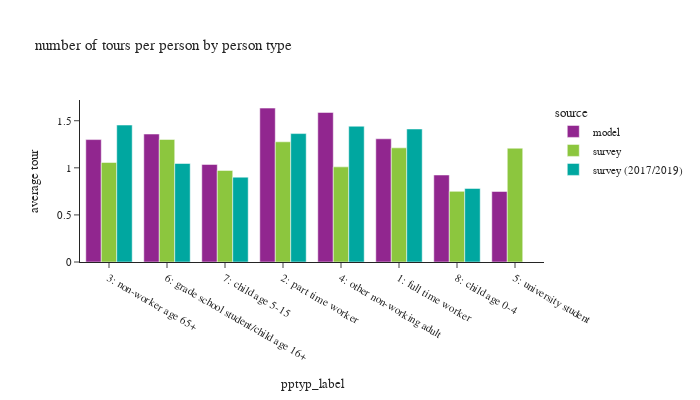

The notebook cell this image was saved under:
### Code cell
# plot_segment(tour_group_var=['source','pptyp_label'],person_group_var=['source','pptyp_label'],
#              title_name="number of tours per person by person type")

df_plot = df_tour.group_by(['source', 'pptyp_label']).agg([
    pl.sum('toexpfac').alias('toexpfac_sum')
]).join(
    df_person.group_by(['source', 'pptyp_label']).agg([
        pl.sum('psexpfac').alias('psexpfac_sum')
    ]),
    on=['source', 'pptyp_label'],
    how='left'
).with_columns(
    (pl.col('toexpfac_sum') / pl.col('psexpfac_sum')).alias('average tour')
)

plot_segment(df_plot, tour_group_var=['source', 'pptyp_label'], person_group_var=['source', 'pptyp_label'],
             title_name="number of tours per person by person type")

### Figure 1 — Plotly figure (JSON) as saved in the notebook; plotly's stock layout.template omitted (floating-point values rounded to 4 significant figures)
{"data": [{"alignmentgroup": "True", "hovertemplate": "source=model<br>pptyp_label=%{x}<br>average tour=%{y}<extra></extra>", "legendgroup": "model", "marker": {"color": "#91268F", "pattern": {"shape": ""}}, "name": "model", "offsetgroup": "model", "orientation": "v", "showlegend": true, "textposition": "auto", "type": "bar", "x": ["3: non-worker age 65+", "6: grade school student/child age 16+", "7: child age 5-15", "2: part time worker", "4: other non-working adult", "1: full time worker", "8: child age 0-4", "5: university student"], "xaxis": "x", "y": [1.3, 1.359, 1.036, 1.634, 1.588, 1.308, 0.9237, 0.7487], "yaxis": "y"}, {"alignmentgroup": "True", "hovertemplate": "source=survey<br>pptyp_label=%{x}<br>average tour=%{y}<extra></extra>", "legendgroup": "survey", "marker": {"color": "#8CC63E", "pattern": {"shape": ""}}, "name": "survey", "offsetgroup": "survey", "orientation": "v", "showlegend": true, "textposition": "auto", "type": "bar", "x": ["3: non-worker age 65+", "8: child age 0-4", "2: part time worker", "1: full time worker", null, "4: other non-working adult", "5: university student", "7: child age 5-15", "6: grade school student/child age 16+"], "xaxis": "x", "y": [1.057, 0.7499, 1.276, 1.212, null, 1.01, 1.208, 0.972, 1.301], "yaxis": "y"}, {"alignmentgroup": "True", "hovertemplate": "source=survey (2017/2019)<br>pptyp_label=%{x}<br>average tour=%{y}<extra></extra>", "legendgroup": "survey (2017/2019)", "marker": {"color": "#00A7A0", "pattern": {"shape": ""}}, "name": "survey (2017/2019)", "offsetgroup": "survey (2017/2019)", "orientation": "v", "showlegend": true, "textposition": "auto", "type": "bar", "x": ["7: child age 5-15", "4: other non-working adult", null, "6: grade school student/child age 16+", "8: child age 0-4", "2: part time worker", "1: full time worker", "3: non-worker age 65+"], "xaxis": "x", "y": [0.9008, 1.442, null, 1.046, 0.7812, 1.364, 1.412, 1.454], "yaxis": "y"}], "layout": {"barmode": "group", "font": {"size": 11}, "height": 400, "legend": {"title": {"text": "source"}, "tracegroupgap": 0}, "title": {"text": "number of tours per person by person type"}, "width": 700, "xaxis": {"anchor": "y", "domain": [0, 1], "title": {"text": "pptyp_label"}}, "yaxis": {"anchor": "x", "domain": [0, 1], "tickformat": ".2", "title": {"text": "average tour"}}}}
